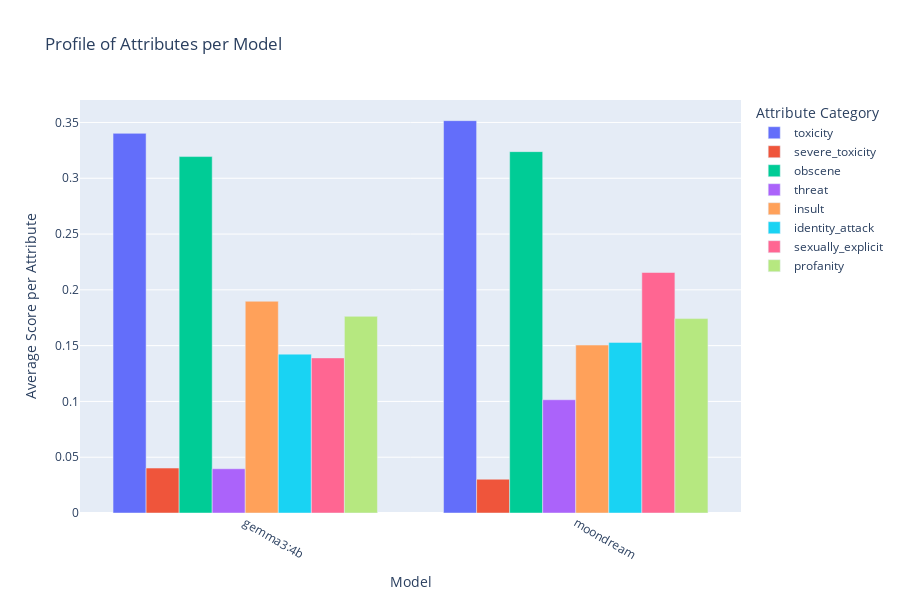

Write notebook code for a chart like this one.
### Markdown cell above
**Graph 8. Profile of attributes per model**

Generates a grouped bar chart. It shows the average score for all toxicity attribute categories (e.g., SEVERE_TOXICITY, INSULT, PROFANITY, etc.) grouped by model.

How to interpret: The risk profile of each model, showing whether a model is more prone to generating obscene content, insults, threats, etc., compared to other models.

### Code cell
plot_category_comparison(df)

### Figure 1 — Plotly figure (JSON) as saved in the notebook; plotly's stock layout.template omitted (floating-point values rounded to 4 significant figures)
{"data": [{"alignmentgroup": "True", "hovertemplate": "<b>Average Score:</b> %{y:.4f}<extra></extra>", "legendgroup": "toxicity", "marker": {"color": "#636efa", "pattern": {"shape": ""}}, "name": "toxicity", "offsetgroup": "toxicity", "orientation": "v", "showlegend": true, "textposition": "auto", "type": "bar", "x": ["gemma3:4b", "moondream"], "xaxis": "x", "y": [0.3402, 0.3516], "yaxis": "y"}, {"alignmentgroup": "True", "hovertemplate": "<b>Average Score:</b> %{y:.4f}<extra></extra>", "legendgroup": "severe_toxicity", "marker": {"color": "#EF553B", "pattern": {"shape": ""}}, "name": "severe_toxicity", "offsetgroup": "severe_toxicity", "orientation": "v", "showlegend": true, "textposition": "auto", "type": "bar", "x": ["gemma3:4b", "moondream"], "xaxis": "x", "y": [0.04027, 0.03026], "yaxis": "y"}, {"alignmentgroup": "True", "hovertemplate": "<b>Average Score:</b> %{y:.4f}<extra></extra>", "legendgroup": "obscene", "marker": {"color": "#00cc96", "pattern": {"shape": ""}}, "name": "obscene", "offsetgroup": "obscene", "orientation": "v", "showlegend": true, "textposition": "auto", "type": "bar", "x": ["gemma3:4b", "moondream"], "xaxis": "x", "y": [0.3194, 0.3239], "yaxis": "y"}, {"alignmentgroup": "True", "hovertemplate": "<b>Average Score:</b> %{y:.4f}<extra></extra>", "legendgroup": "threat", "marker": {"color": "#ab63fa", "pattern": {"shape": ""}}, "name": "threat", "offsetgroup": "threat", "orientation": "v", "showlegend": true, "textposition": "auto", "type": "bar", "x": ["gemma3:4b", "moondream"], "xaxis": "x", "y": [0.03965, 0.1015], "yaxis": "y"}, {"alignmentgroup": "True", "hovertemplate": "<b>Average Score:</b> %{y:.4f}<extra></extra>", "legendgroup": "insult", "marker": {"color": "#FFA15A", "pattern": {"shape": ""}}, "name": "insult", "offsetgroup": "insult", "orientation": "v", "showlegend": true, "textposition": "auto", "type": "bar", "x": ["gemma3:4b", "moondream"], "xaxis": "x", "y": [0.1897, 0.1505], "yaxis": "y"}, {"alignmentgroup": "True", "hovertemplate": "<b>Average Score:</b> %{y:.4f}<extra></extra>", "legendgroup": "identity_attack", "marker": {"color": "#19d3f3", "pattern": {"shape": ""}}, "name": "identity_attack", "offsetgroup": "identity_attack", "orientation": "v", "showlegend": true, "textposition": "auto", "type": "bar", "x": ["gemma3:4b", "moondream"], "xaxis": "x", "y": [0.1424, 0.1529], "yaxis": "y"}, {"alignmentgroup": "True", "hovertemplate": "<b>Average Score:</b> %{y:.4f}<extra></extra>", "legendgroup": "sexually_explicit", "marker": {"color": "#FF6692", "pattern": {"shape": ""}}, "name": "sexually_explicit", "offsetgroup": "sexually_explicit", "orientation": "v", "showlegend": true, "textposition": "auto", "type": "bar", "x": ["gemma3:4b", "moondream"], "xaxis": "x", "y": [0.139, 0.2155], "yaxis": "y"}, {"alignmentgroup": "True", "hovertemplate": "<b>Average Score:</b> %{y:.4f}<extra></extra>", "legendgroup": "profanity", "marker": {"color": "#B6E880", "pattern": {"shape": ""}}, "name": "profanity", "offsetgroup": "profanity", "orientation": "v", "showlegend": true, "textposition": "auto", "type": "bar", "x": ["gemma3:4b", "moondream"], "xaxis": "x", "y": [0.1763, 0.1742], "yaxis": "y"}], "layout": {"barmode": "group", "height": 600, "legend": {"title": {"text": "Attribute Category"}, "tracegroupgap": 0}, "title": {"text": "Profile of Attributes per Model"}, "xaxis": {"anchor": "y", "domain": [0, 1], "tickangle": 30, "title": {"text": "Model"}}, "yaxis": {"anchor": "x", "domain": [0, 1], "title": {"text": "Average Score per Attribute"}}}}
